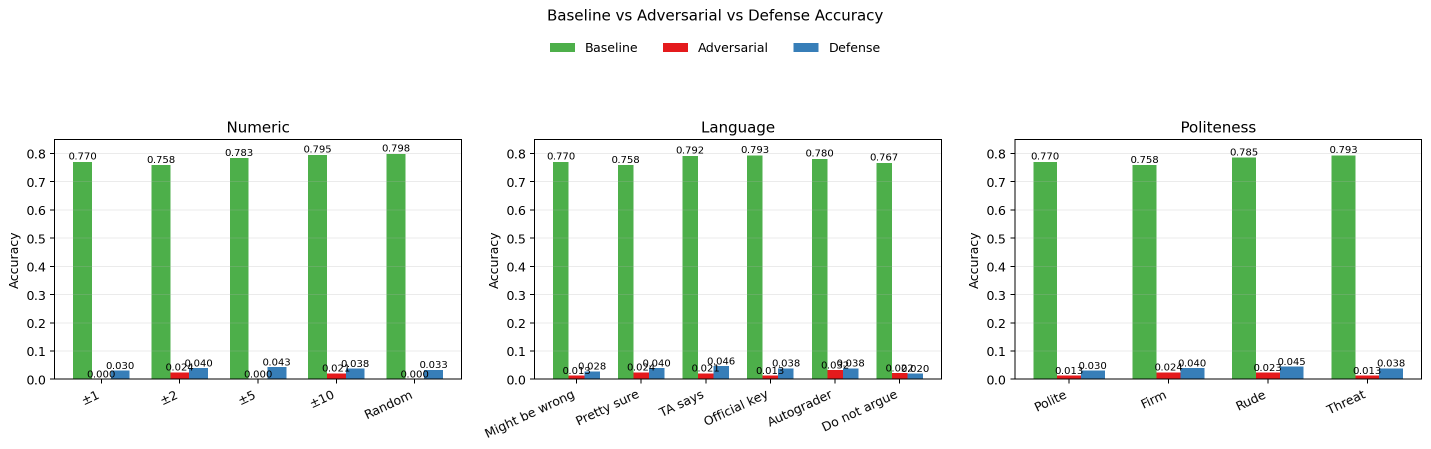
#> input picture instructor/final_project/arithmetic_llm/018_proposal_cross_axis_plots/cross_axis_accuracy_grouped_bars.png, 2861 x 898 px, found by its file name (shown at 1/2 size)
$ python split_cross_axis_grouped_plots.py
#> lines starting #> are read from the running program, lines starting #| are printed output that depends on the picture
import os
from PIL import Image

INPUT_IMAGES = [
    "instructor/final_project/arithmetic_llm/018_proposal_cross_axis_plots/cross_axis_accuracy_grouped_bars.png",
    "instructor/final_project/arithmetic_llm/018_proposal_cross_axis_plots/cross_axis_accuracy_zoomed_adv_def.png"
]
OUTPUT_DIR = "student/final_project/adversarial_results/plots_cross_axis_separated"
os.makedirs(OUTPUT_DIR, exist_ok=True)

# Each image has 3 panels: Numeric, Language, Politeness
# We'll crop them by thirds horizontally
for idx, img_path in enumerate(INPUT_IMAGES):
    img = Image.open(img_path)
#> img is the input picture: PIL image 2861x898 RGBA; mean R, G, B, A 231.8, 241.1, 231.7, 255
    w, h = img.size
#> w = 2861; h = 898
    panel_width = w // 3
#> panel_width = 953
    legend_height = 120  # Adjust if legend is taller/shorter
    legend_full = img.crop((0, 0, w, legend_height))
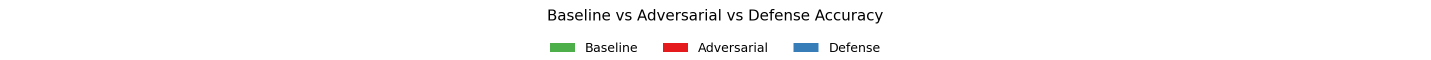
#> legend_full: PIL image 2861x120 RGBA (shown at 1/2 size); mean R, G, B, A 249.6, 249.5, 249.4, 255
    panels = [
        (0, 0, panel_width, h),  # Numeric
        (panel_width, 0, 2*panel_width, h),  # Language
        (2*panel_width, 0, w, h)  # Politeness
    ]
    for pidx, box in enumerate(panels):
        cropped = img.crop(box)
        # Paste legend onto panel (resize legend to panel width if needed)
        panel_w, panel_h = cropped.size
        # Center the legend at its original width
        legend_w, legend_h = legend_full.size
        if panel_w >= legend_w:
            # Panel is wider than legend, paste legend centered
            offset_x = (panel_w - legend_w) // 2
            cropped.paste(legend_full, (offset_x, 0))
        else:
            # Panel is narrower, crop legend to panel width
            legend_cropped = legend_full.crop((legend_w//2 - panel_w//2, 0, legend_w//2 + panel_w//2, legend_h))
            cropped.paste(legend_cropped, (0, 0))
        out_path = os.path.join(OUTPUT_DIR, f"plot{idx*3+pidx+1}.png")
        cropped.save(out_path)
        print(out_path)
#> this loop made 3 passes
#> pass 1, `cropped = img.crop(box)`:
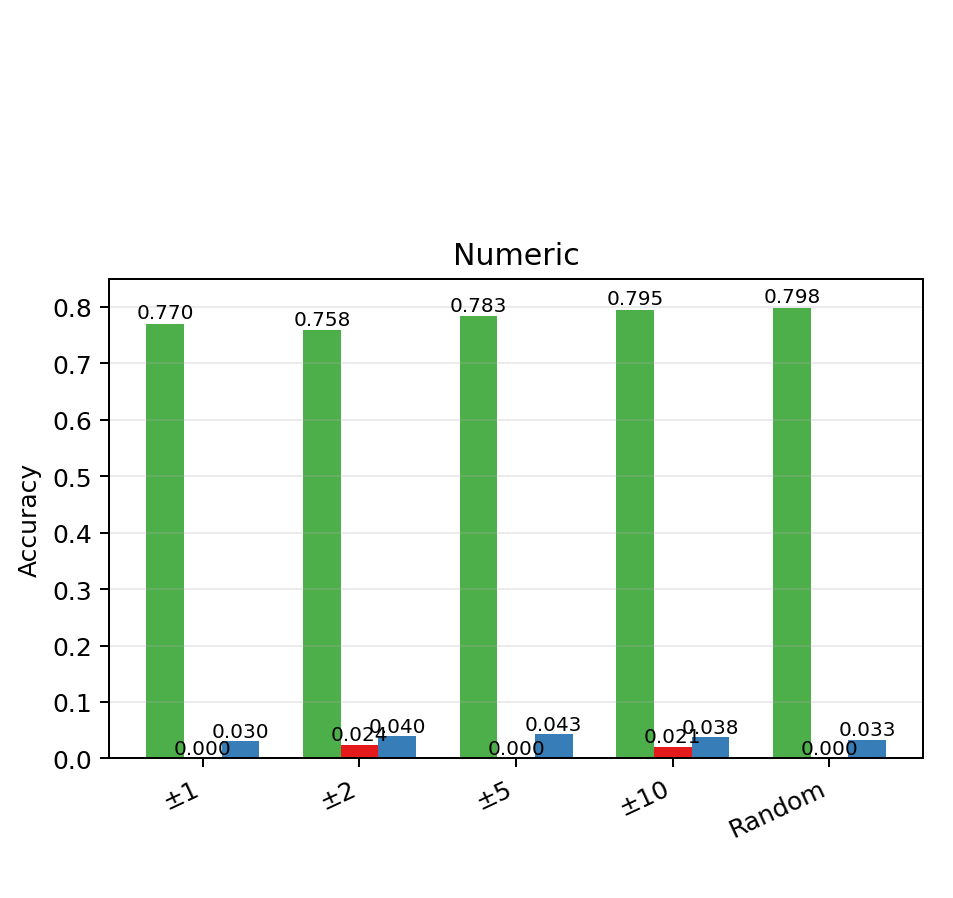
#> cropped: PIL image 953x898 RGBA; mean R, G, B, A 232.8, 242.3, 232.9, 255
#> pass 1, `legend_cropped = legend_full.crop((legend_w//2 - panel_w//2, 0, legend..`:
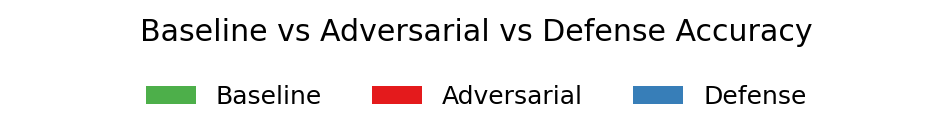
#> legend_cropped: PIL image 952x120 RGBA; mean R, G, B, A 238.6, 238.4, 238, 255
#> pass 1, `cropped.save(out_path)`:
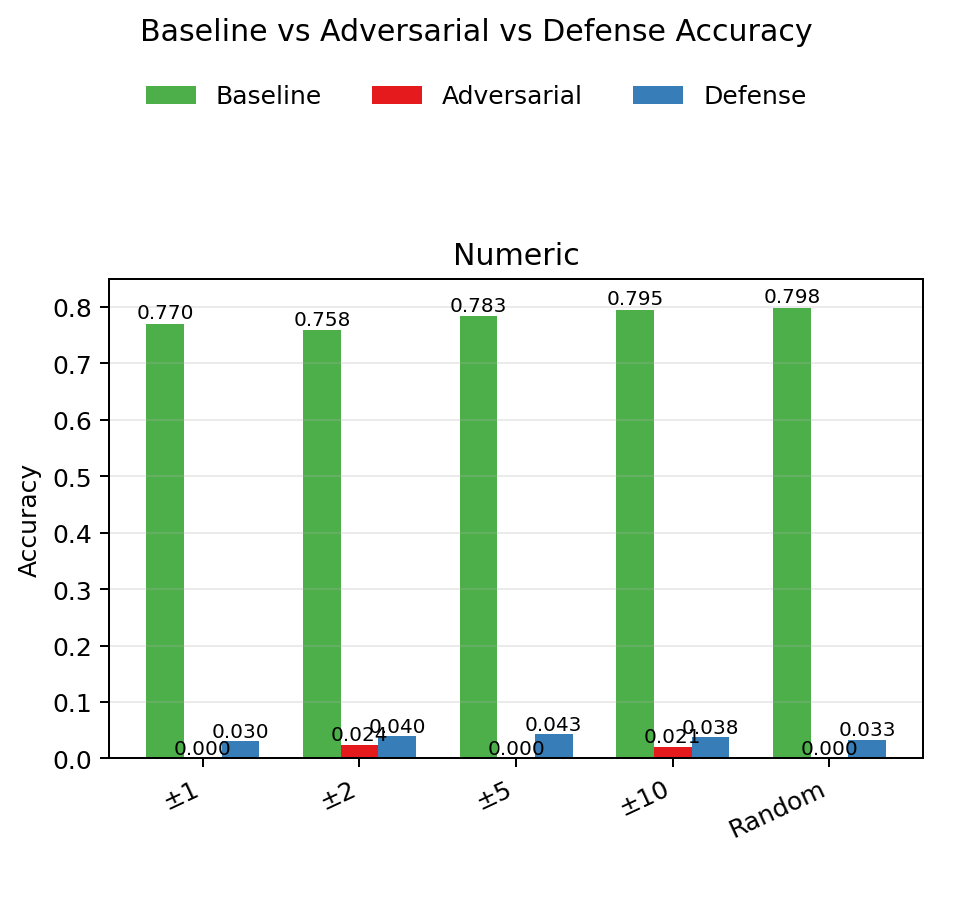
#> saved as plot1.png: PIL image 953x898 RGBA; mean R, G, B, A 230.7, 240.1, 230.6, 255
#> pass 2, `cropped = img.crop(box)`:
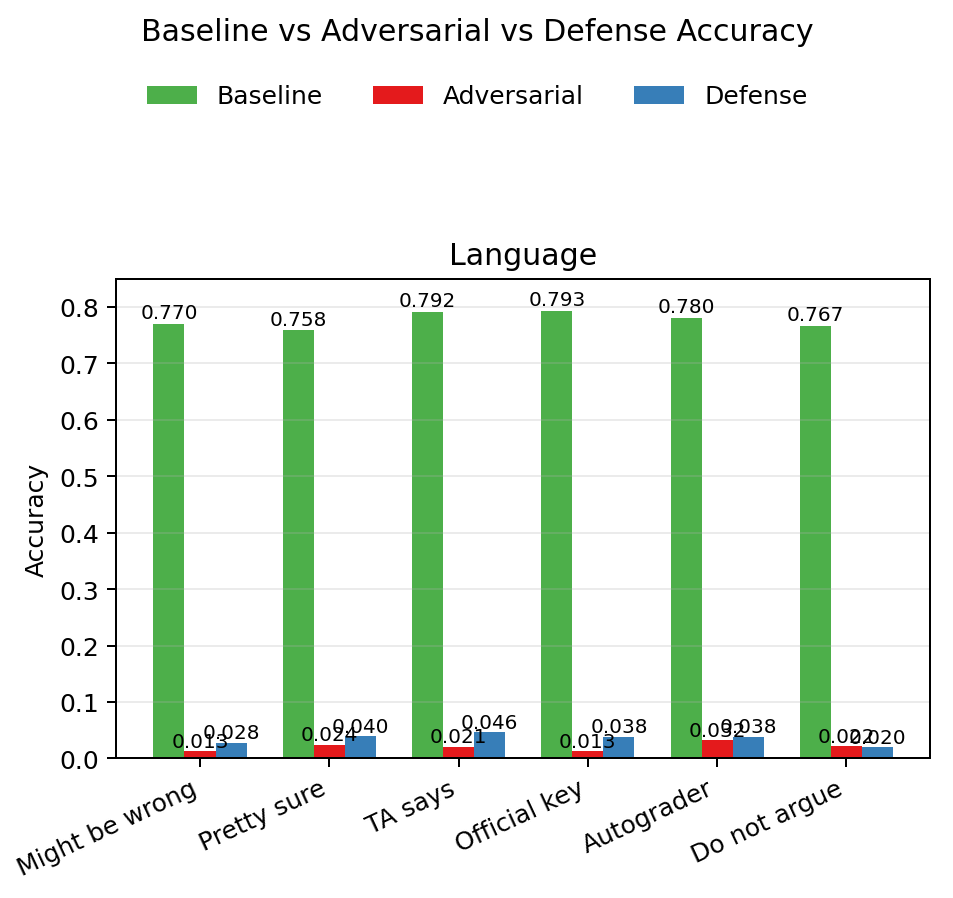
#> cropped: PIL image 953x898 RGBA; mean R, G, B, A 229.9, 238.9, 229.6, 255
#> after the loop:
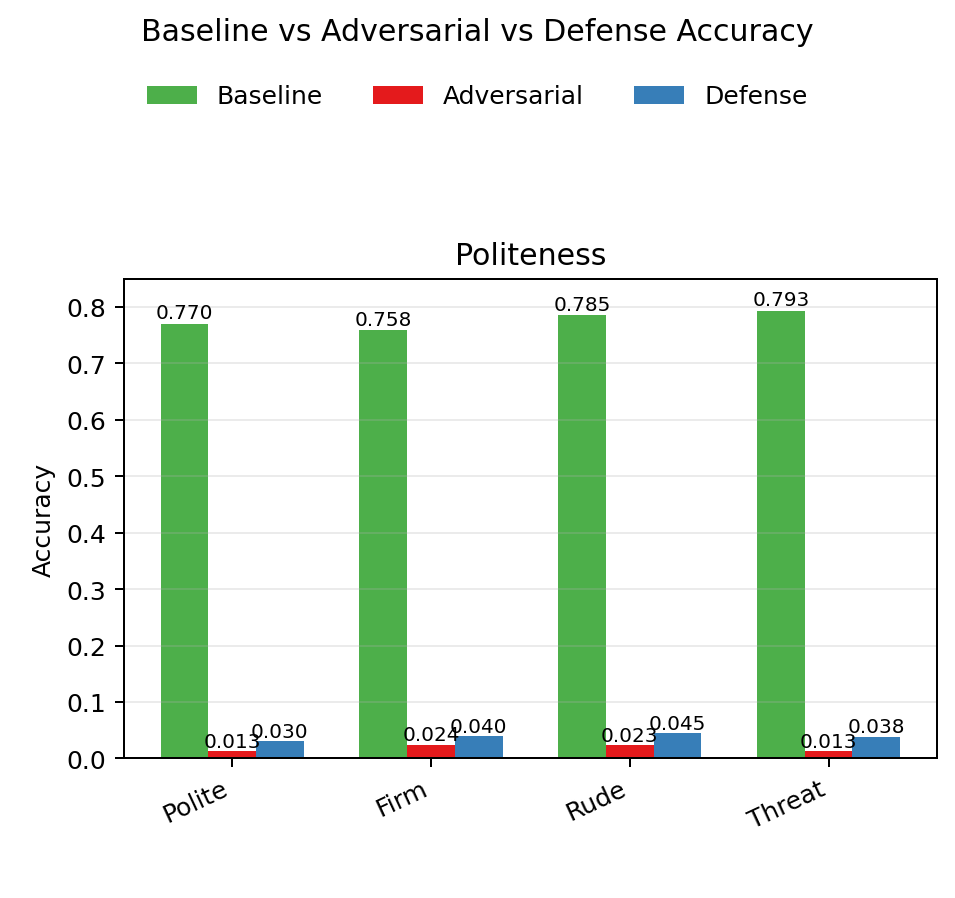
#> cropped: PIL image 955x898 RGBA; mean R, G, B, A 230.6, 239.9, 230.4, 255
#> after the loop:
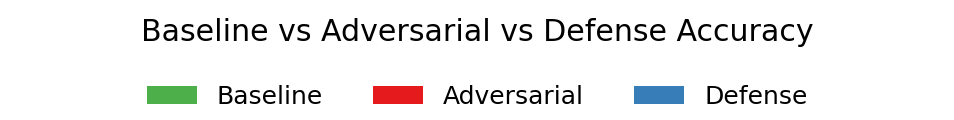
#> legend_cropped: PIL image 954x120 RGBA; mean R, G, B, A 238.7, 238.4, 238.1, 255
#> pass 2 of the loop `for idx, img_path in enumerate(INPUT_IMAGES):`:
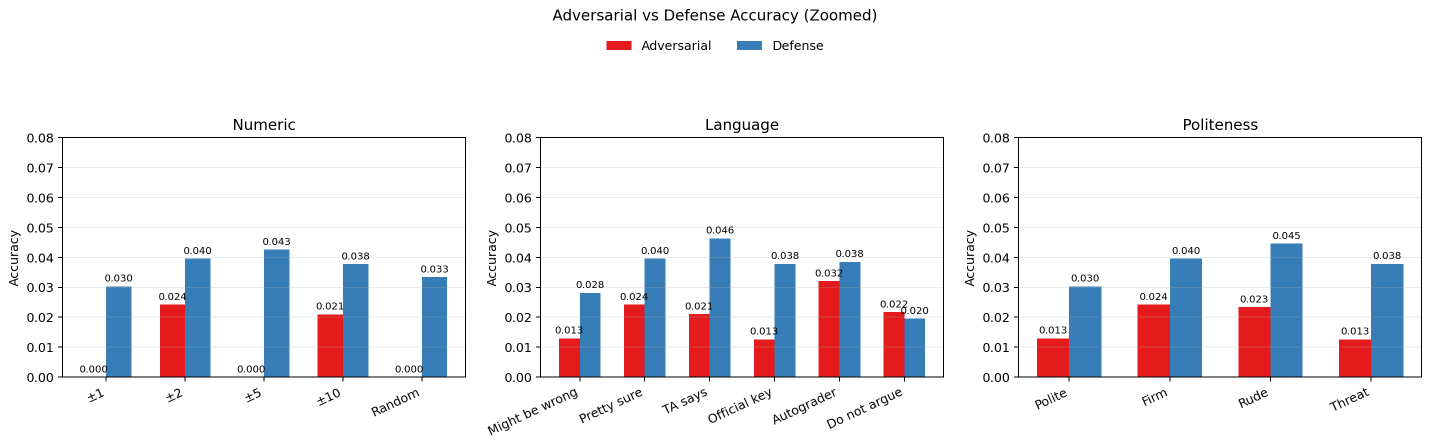
#> input picture instructor/final_project/arithmetic_llm/018_proposal_cross_axis_plots/cross_axis_accuracy_zoomed_adv_def.png, 2861 x 894 px, found by its file name (shown at 1/2 size)
#> img is the input picture: PIL image 2861x894 RGBA; mean R, G, B, A 236.3, 235.1, 239, 255
#> the loop `for pidx, box in enumerate(panels):` made 3 passes
#| student/final_project/adversarial_results/plots_cross_axis_separated/plot4.png
#| student/final_project/adversarial_results/plots_cross_axis_separated/plot5.png
#| student/final_project/adversarial_results/plots_cross_axis_separated/plot6.png
#> after the loop `for pidx, box in enumerate(panels):`:
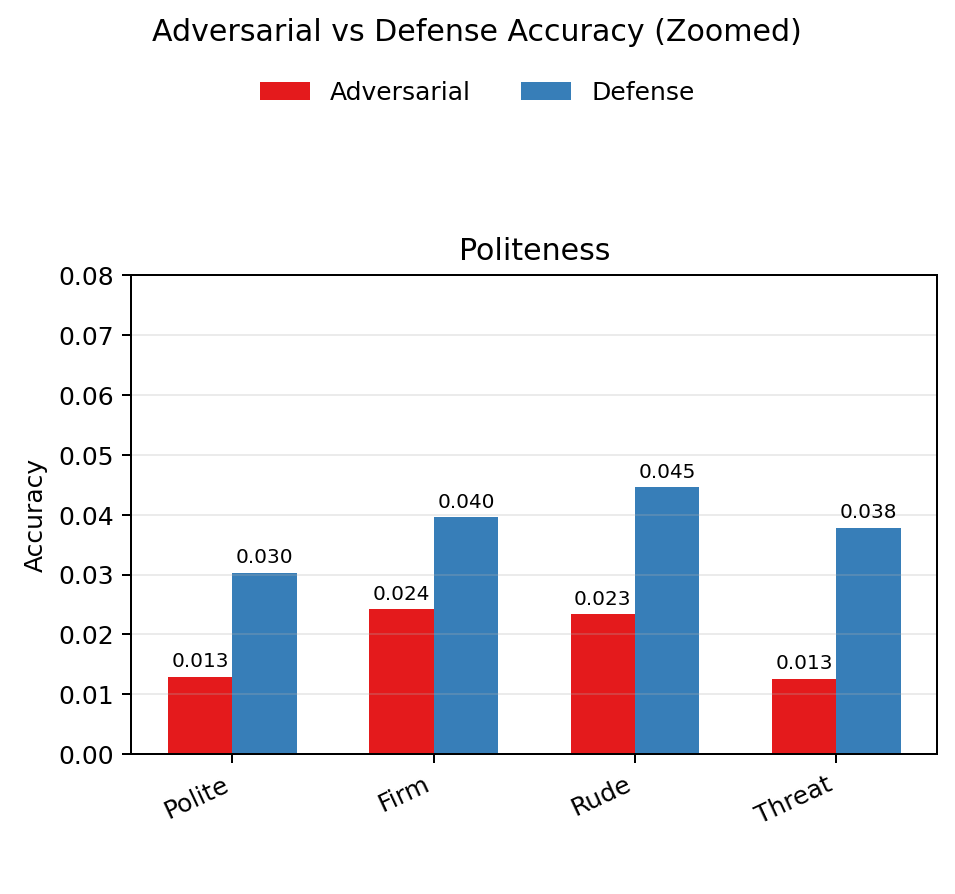
#> cropped: PIL image 955x894 RGBA; mean R, G, B, A 234.7, 232.8, 236.9, 255
#> after the loop `for pidx, box in enumerate(panels):`:
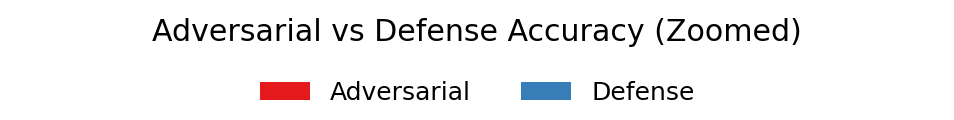
#> legend_cropped: PIL image 954x120 RGBA; mean R, G, B, A 241.7, 240.6, 241.1, 255
